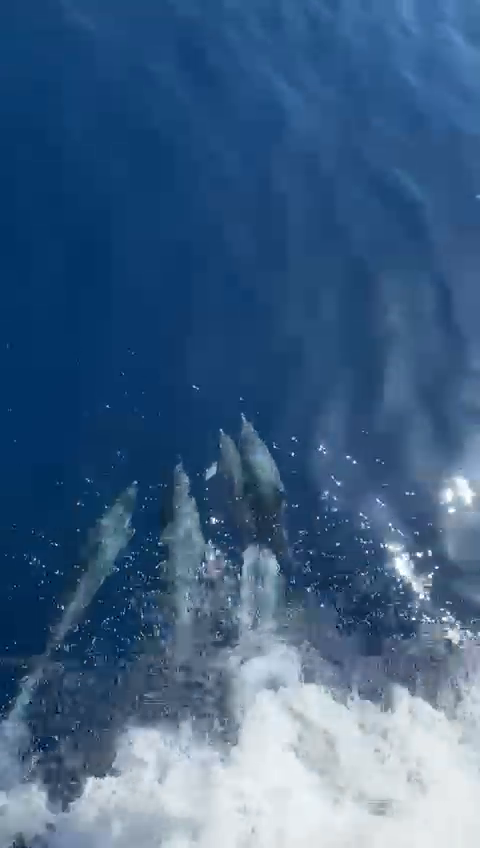
#> input picture frame 47 of Mask_detection/delfines.mp4, 480 x 848 px, given in place of tiburon.mp4, which was not available
$ python MaskDetection.py
#> lines starting #> are read from the running program, lines starting #| are printed output that depends on the picture; after the words box and inside, x2 and y2 are one past the last pixel; in counts of white or black regions, pixels touching at a corner belong together; pictures that were not available may be replaced by others from this repository, and a replacement may not be noted
import cv2
import numpy as np

def procesar_animales(nombre_archivo):
#> called with nombre_archivo = 'tiburon.mp4'
    cap = cv2.VideoCapture(nombre_archivo)

    window_name = f"Deteccion: {nombre_archivo}"


    while cap.isOpened():
        ret, frame = cap.read()
#> frame is the input picture: shape (848, 480, 3); mean B, G, R 132.8, 97.3, 64.2
        if not ret:
            break

        frame = cv2.resize(frame, (640, 480))
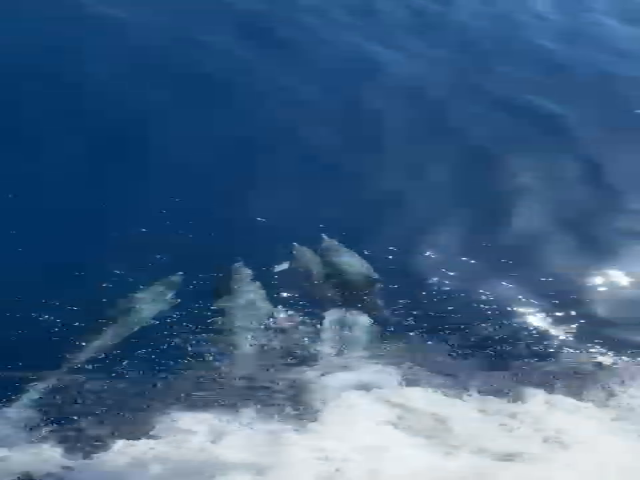
#> frame: shape (480, 640, 3); mean B, G, R 132.7, 97.3, 64.1

        blurred = cv2.GaussianBlur(frame, (11, 11), 0)

        hsv = cv2.cvtColor(blurred, cv2.COLOR_BGR2HSV)
#> hsv: shape (480, 640, 3); mean H, S, V 105.1, 151.3, 132.7

        lower_animal = np.array([0, 0, 0])
        upper_animal = np.array([180, 255, 130])

        mask = cv2.inRange(hsv, lower_animal, upper_animal)
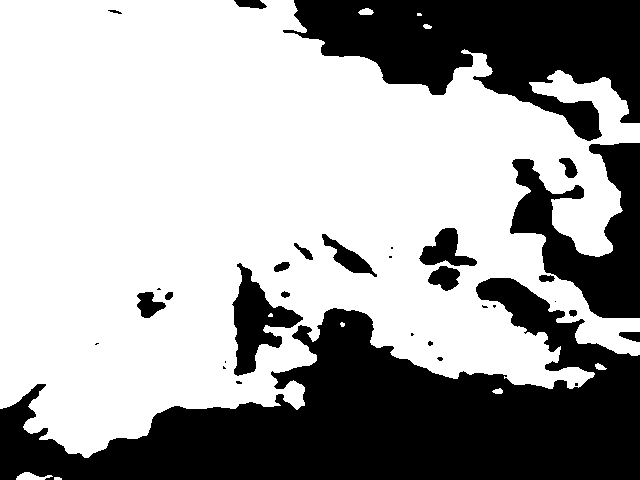
#> mask: shape (480, 640); 64.5% white; 32 black regions (14 under 20 px), largest, box (x1, y1, x2, y2) and area: (0, 278, 640, 480) 62840, (283, 0, 640, 141) 27790, (510, 143, 640, 318) 10930

        kernel = np.ones((5, 5), np.uint8)
        mask = cv2.morphologyEx(mask, cv2.MORPH_OPEN, kernel)
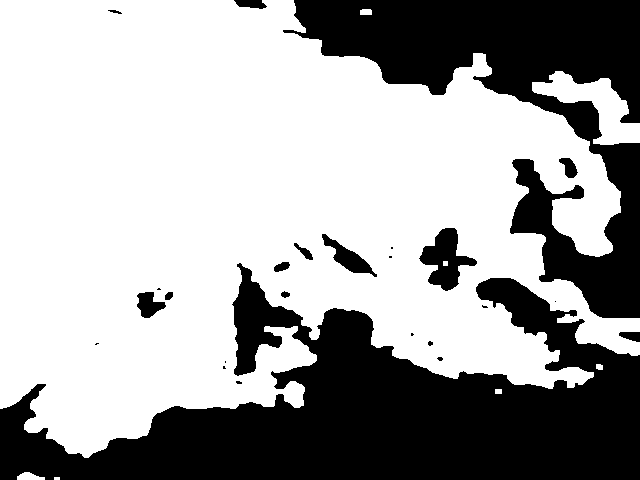
#> mask: shape (480, 640); 64.3% white; 25 black regions (12 under 20 px), largest, box (x1, y1, x2, y2) and area: (0, 263, 640, 480) 66549, (283, 0, 640, 318) 39032, (419, 228, 477, 291) 1747
        mask = cv2.morphologyEx(mask, cv2.MORPH_CLOSE, kernel)
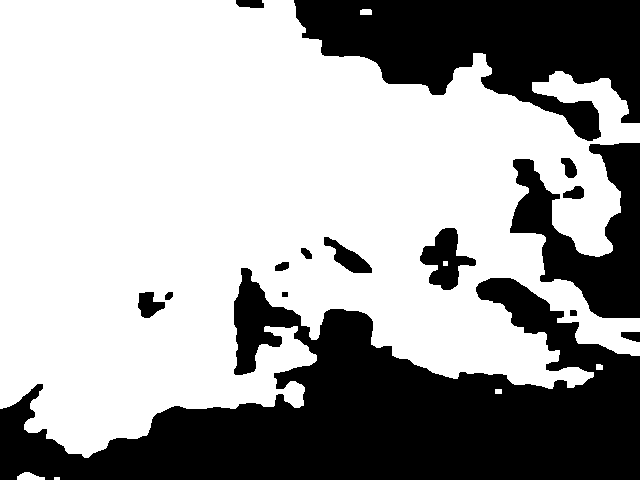
#> mask: shape (480, 640); 64.5% white; 15 black regions

        contours, _ = cv2.findContours(mask, cv2.RETR_EXTERNAL, cv2.CHAIN_APPROX_SIMPLE)
#> contours = 6 contours, 1 with area under 20; largest, box (x1, y1, x2, y2) and area: (0, 0, 640, 458) 199664, (17, 472, 45, 480) 122, (360, 9, 372, 15) 53, (596, 364, 603, 370) 28, (495, 389, 502, 394) 24

        for cnt in contours:
            area = cv2.contourArea(cnt)
            if area > 800:
                x, y, w, h = cv2.boundingRect(cnt)
                cv2.rectangle(frame, (x, y), (x + w, y + h), (255, 0, 0), 2)
                cv2.putText(frame, "Objeto Detectado", (x, y - 10),
                            cv2.FONT_HERSHEY_SIMPLEX, 0.6, (255, 0, 0), 2)
#> this loop made 6 passes
#> (area, x, y, w, h) on pass 6: (199663.5, 0, 0, 640, 458)
#> area on passes 2, 4, 5: 122.5, 28.5, 53
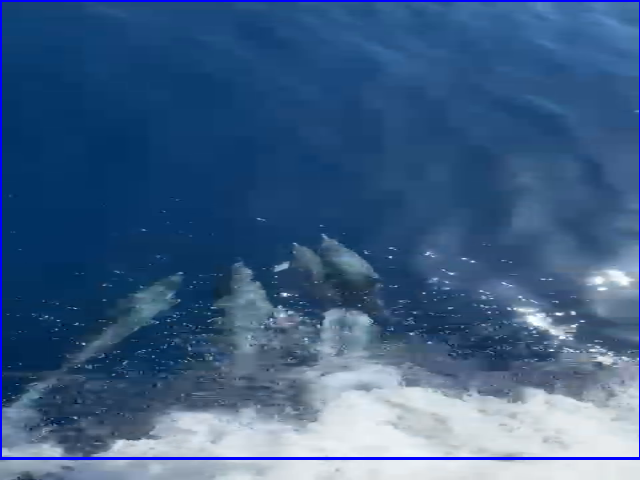
#> frame: shape (480, 640, 3); 1.49% of pixels changed, all inside (x1, y1, x2, y2) = (0, 0, 640, 460)

        cv2.imshow(window_name, frame)

        if cv2.waitKey(20) & 0xFF == ord('q'):
#> (key q is pressed here)
            break

    cap.release()
    cv2.destroyWindow(window_name)

videos = ["tiburon.mp4", "tortugas.mp4", "delfines.mp4"]

for v in videos:
    procesar_animales(v)

cv2.destroyAllWindows()

$ run again, starting later in the video
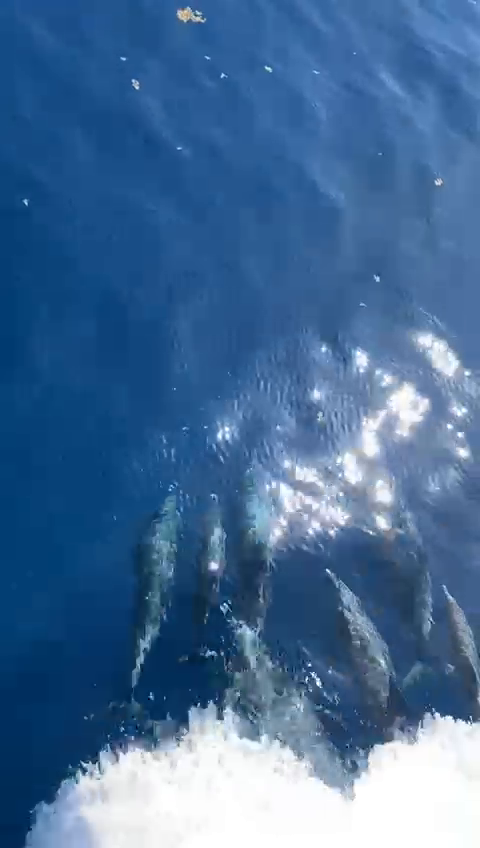
#> input picture frame 213 of Mask_detection/delfines.mp4, 480 x 848 px, given in place of tiburon.mp4, which was not available
#> in procesar_animales, frame is the input picture: shape (848, 480, 3); mean B, G, R 151.2, 108.9, 70.5
#> hsv: shape (480, 640, 3); mean H, S, V 101.2, 153.8, 151.1
#> in procesar_animales, `mask = cv2.morphologyEx(mask, cv2.MORPH_CLOSE, kernel)`:
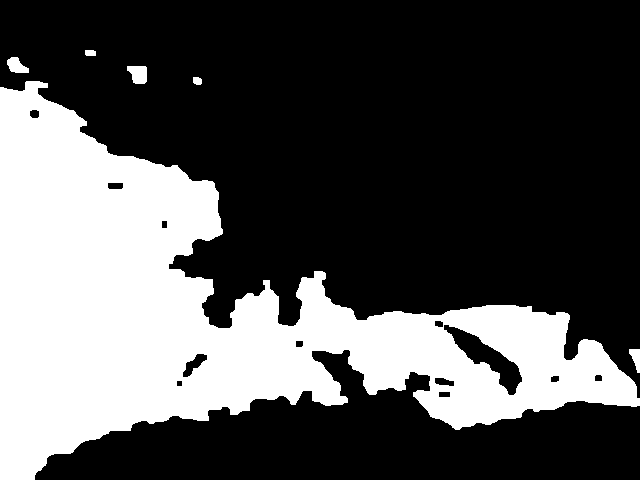
#> mask: shape (480, 640); 32.4% white; 6 white regions
#> contours = 6 contours; box (x1, y1, x2, y2) and area: (0, 81, 640, 480) 99846, (127, 66, 147, 84) 258, (7, 57, 29, 73) 204, (629, 349, 640, 373) 134, (193, 77, 202, 85) 50, (85, 50, 96, 56) 48
#> the loop in procesar_animales, `for cnt in contours:` made 6 passes
#> (area, x, y, w, h) on pass 2: (99846.5, 0, 81, 640, 399)
#> after the loop in procesar_animales, `for cnt in contours:`:
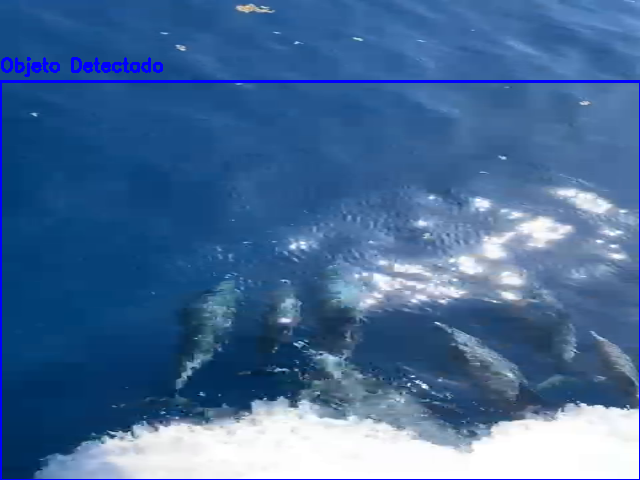
#> frame: shape (480, 640, 3); mean B, G, R 152.8, 107.2, 69.5

$ run again, starting later in the video
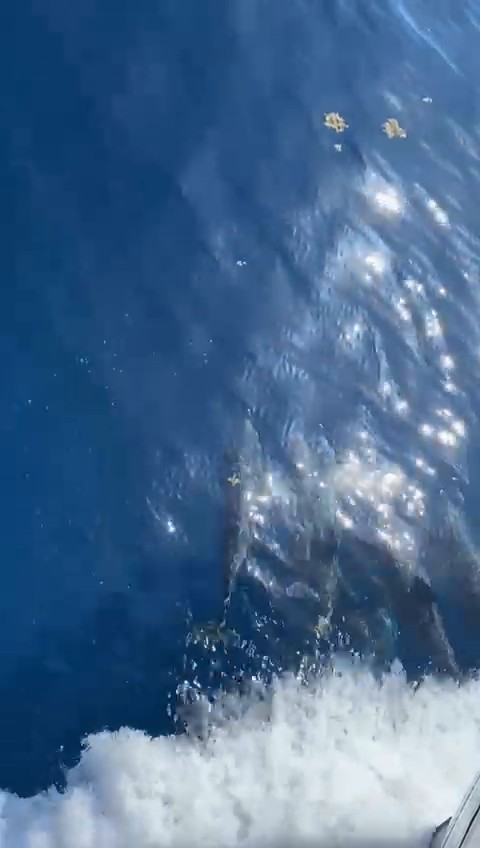
#> input picture frame 380 of Mask_detection/delfines.mp4, 480 x 848 px, given in place of tiburon.mp4, which was not available
#> in procesar_animales, frame is the input picture: shape (848, 480, 3); mean B, G, R 143.8, 106.6, 73
#> hsv: shape (480, 640, 3); mean H, S, V 105.5, 142.6, 143.7
#> in procesar_animales, `mask = cv2.morphologyEx(mask, cv2.MORPH_CLOSE, kernel)`:
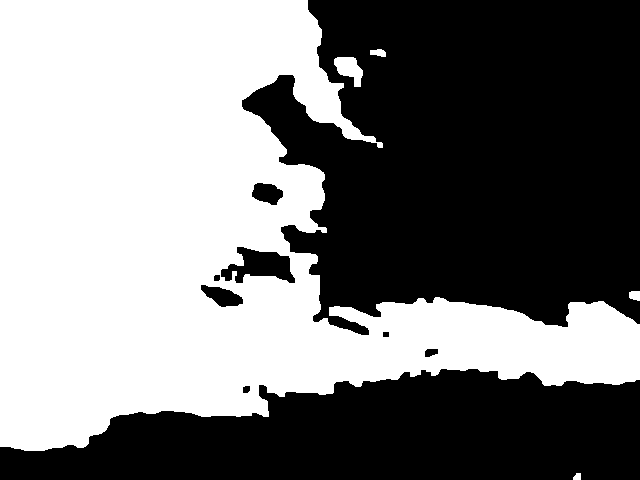
#> mask: shape (480, 640); 49.3% white; 5 white regions
#> contours = 5 contours; box (x1, y1, x2, y2) and area: (0, 0, 640, 451) 152062, (334, 57, 363, 87) 472, (629, 291, 640, 301) 77, (370, 49, 386, 57) 76, (573, 473, 581, 480) 34
#> the loop in procesar_animales, `for cnt in contours:` made 5 passes
#> (area, x, y, w, h) on pass 5: (152062.5, 0, 0, 640, 451)
#> after the loop in procesar_animales, `for cnt in contours:`:
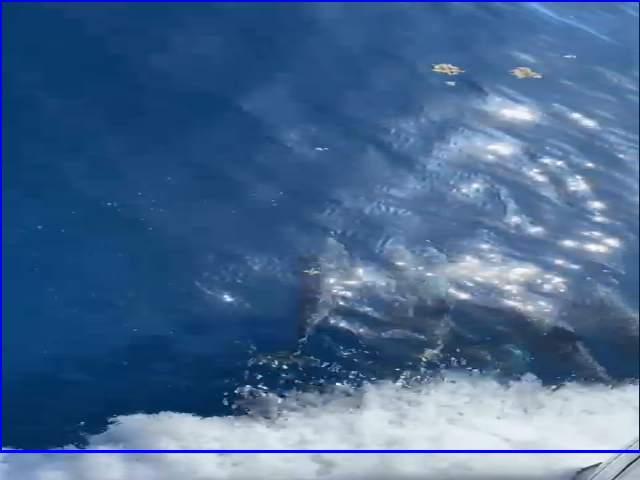
#> frame: shape (480, 640, 3); mean B, G, R 145.1, 104.6, 71.4
